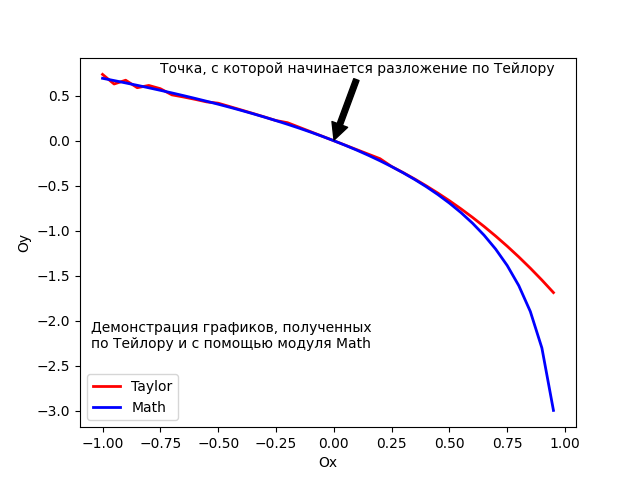

The script that saved this image:
# In accordance with the instructions of your option, modify the program from LR3 using the class.
# Lab №4.
# Working with files, classes, serializers, regular expressions and standard libraries.
# v 1.0.0.
# Mahveenya Konstantin Evgenyevich.
# 26.03.2024.

import TaskClass
import input_check, repeat
import math, statistics, matplotlib.pyplot as plt

class Task3(TaskClass.Task):
    
    def __init__(self, task):
        """Функция, инициализирующая объект класса."""
        super().__init__(task)

    def start_task(self):
        """Функция, выполняющая основное задание."""
        rep = True
        while rep:

            eps = input_check.float_check('\nВведите точность вычислений eps:\n', 0, float('inf'))
            x = input_check.float_check('\nВведите x в диапазоне от -1 до 1:\n', -1, 1)

            ans, n, list = self.my_ln(x, eps)
            print('Посчитанный вручную результат: ', ans)
            print('Посчитанный результат с помощью модуля math: ', math.log(1 - x))
            print('Количество итераций: ', n)
            print(f'Среднее арфиметическое элементов списка: {statistics.mean(list)}')
            print(f'Медиана элементов списка: {statistics.median(list)}')
            print(f'Мода элементов списка: {statistics.mode(list)}')
            print(f'Дисперсия элементов списка: {statistics.variance(list)}')
            print(f'СКО элементов списка: {statistics.stdev(list)}')
            self.draw(5)

            rep = repeat.repeat()

    def my_ln(self, x, eps):
        """Функция, выполняющая вычисление натурального логарифма для заданного аргумента и точности."""
        try:
            fx = 0
            n = 500
            list = []
            for i in range(1, 501):
                prev = fx
                fx = -(x ** i / i)
                list.append(fx)
                if abs(fx - prev) <= eps:
                    n = i - 1
                    return (sum(list), n, list)
        except ValueError:
            print('ValueError')
        except TypeError:
            print('TypeError')
    
    def draw(self, h):
        """Функция, выполняющая построение графика с функциями варианта."""
        eps = input_check.float_check('\nВведите точность вычислений eps для построения графика:\n', 0, float('inf'))
        x = [i / 100 for i in range(-100, 100, h)]
        my_y = [self.my_ln(elem, eps)[0] for elem in x]
        math_y = [math.log(1 - elem) for elem in x]
        fig, ax = plt.subplots()
        ax.plot(x, my_y, 'red', linewidth=2, label='Taylor')
        ax.plot(x, math_y, 'blue', linewidth=2, label='Math')
        ax.legend(loc='lower left')
        ax.set_xlabel('Ox')
        ax.set_ylabel('Oy')
        ax.text(-1.05, -2.3, 'Демонстрация графиков, полученных\nпо Тейлору и с помощью модуля Math')
        ax.annotate('Точка, с которой начинается разложение по Тейлору', xy=(0, 0), xytext=(-0.75, 0.75), arrowprops=dict(facecolor='black', shrink=0.01))
        plt.savefig('task3.png')
        plt.show()